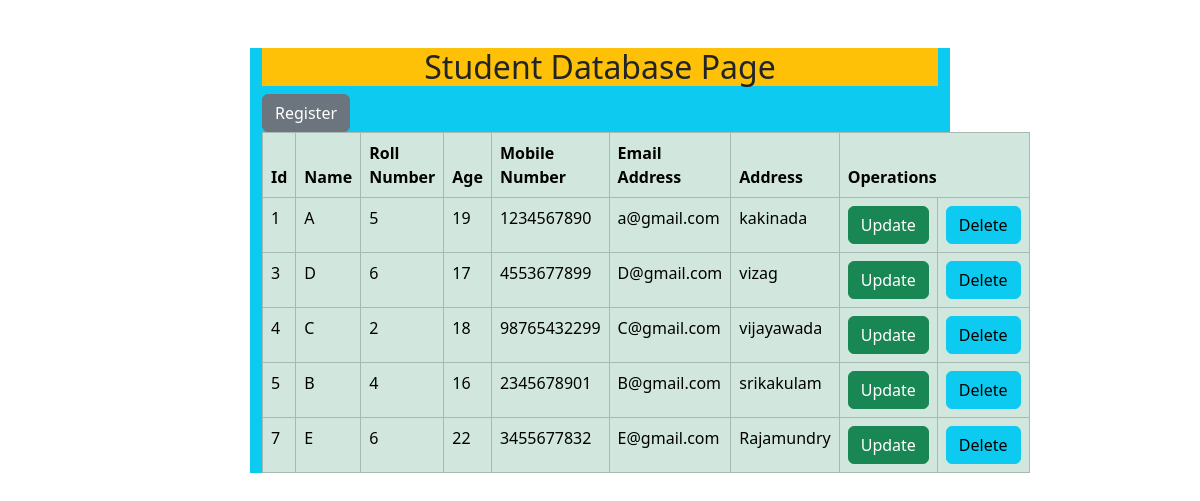
The app's page /read/ with its own data.
### CrudApp/models.py (models this page shows, shortened)
class Student(models.Model):
	name=models.CharField(max_length=30)
	rollnumber=models.CharField(max_length=30)
	age=models.IntegerField()
	mobile=models.CharField(max_length=10)
	email=models.EmailField(max_length=30)
	address=models.CharField(max_length=30)

### CrudApp/views.py (the view)
# urls.py: path('read/',views.read,name='read'),
def read(request):
	info=Student.objects.all()
	return render(request,'read.html',{'in':info})

### CrudApp/templates/read.html (shortened to what this page needs)
{% load static %}
<!DOCTYPE html>
<html>
<head>
	<link rel="stylesheet" type="text/css" href="{% static 'css/bootstrap.min.css' %}">
</head>
<body>
	<div class="container mt-5 bg-info col-md-7">
	    <h2 class="text-center bg-warning">Student Database Page</h2>
	    <a href="{% url 'create' %}" class="btn btn-secondary">Register</a>
	    <table class="table table-bordered table-success">
	    	<thead>
	    		<tr>
	    			<th>Id</th>
	    			<th>Name</th>
	    			<th>Roll Number</th>
	    			<th>Age</th>
	    			<th>Mobile Number</th>
	    			<th>Email Address</th>
	    			<th>Address</th>
	    			<th colspan="2">Operations</th>
	    		</tr>
	    	</thead>
	    	<tbody>
	    		{% for i in in %}
	    		<tr>
	    			<td>{{i.id}}</td>
	    			<td>{{i.name}}</td>
	    			<td>{{i.rollnumber}}</td>
	    			<td>{{i.age}}</td>
	    			<td>{{i.mobile}}</td>
	    			<td>{{i.email}}</td>
	    			<td>{{i.address}}</td>
	    			<td><a href="{% url 'update' i.id %}" class="btn btn-success">Update</td></a>
	    			<td><a href="{% url 'delete' i.id %}" class="btn btn-info">Delete</td></a>
	    		</tr>
	    		{% endfor %}
	    	</tbody>
	    </table>
	</div>
</body>
</html>

### records on screen
Student: id "1", name "A", rollnumber "5", age "19", mobile "1234567890", email "a@gmail.com", address "kakinada"
Student: id "3", name "D", rollnumber "6", age "17", mobile "4553677899", email "D@gmail.com", address "vizag"
Student: id "4", name "C", rollnumber "2", age "18", mobile "98765432299", email "C@gmail.com", address "vijayawada"
Student: id "5", name "B", rollnumber "4", age "16", mobile "2345678901", email "B@gmail.com", address "srikakulam"
Student: id "7", name "E", rollnumber "6", age "22", mobile "3455677832", email "E@gmail.com", address "Rajamundry"
